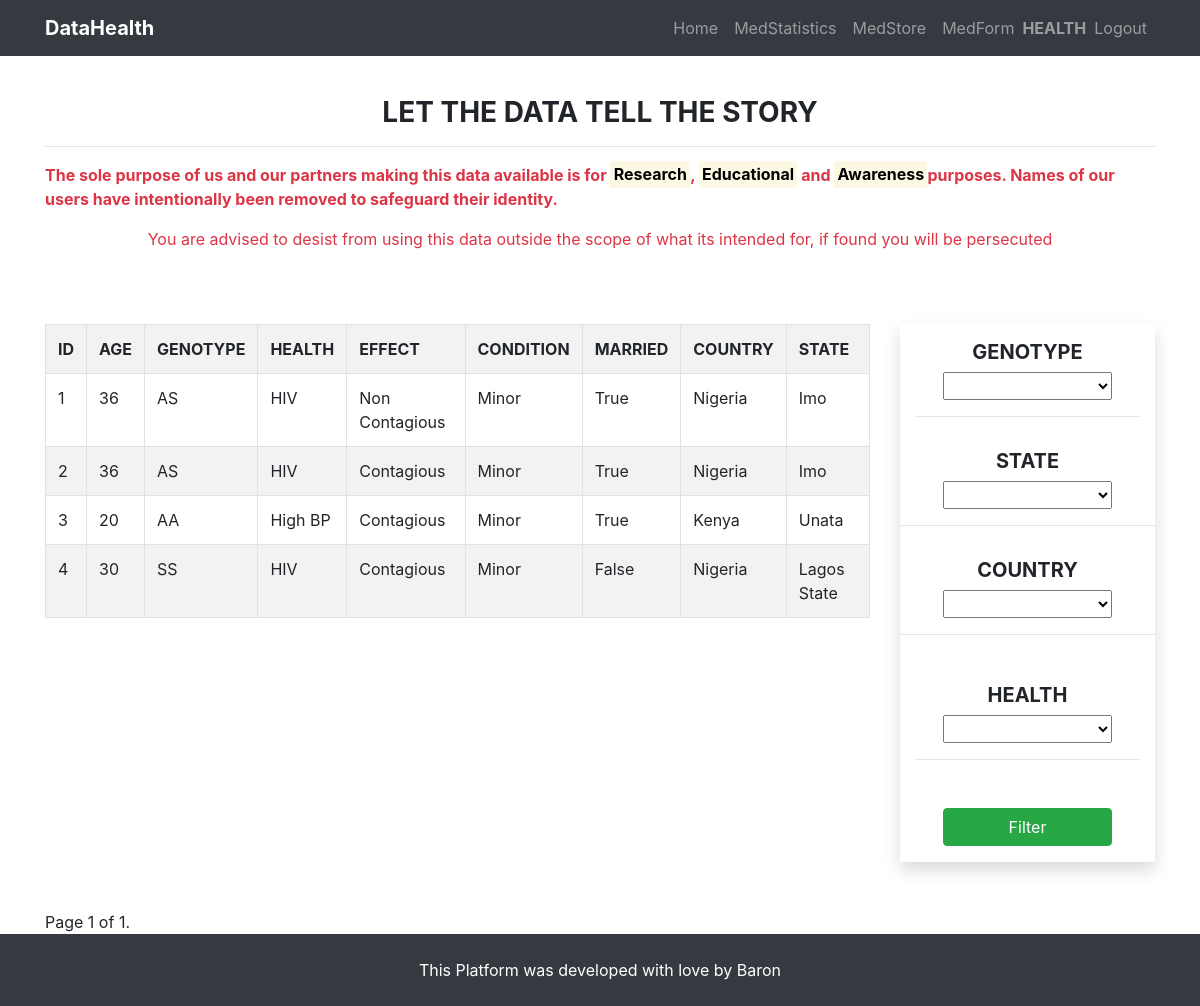
The page /medhistory/userstats/ (signed in) on the database its author committed.
### user/models.py (models this page shows)
class User(AbstractUser):
    is_healthworker = models.BooleanField(default=False, null=False)
    is_patient = models.BooleanField(default=False, null=False)

### usersmedhistory/models.py (models this page shows, shortened)
class UserMedicalRecord(models.Model):
    user_choices = (
        ('AA', 'AA'), ('AS', "AS"), ('SS', 'SS')
    )
    condition_status = (
        ("Contagious", "Contagious"), ("Non Contagious", "Non Contagious")
    )
    condition_stage = (
        ("Minor", "Minor"), ("Chronic", "Chronic")
    )
    user = models.ForeignKey(User, on_delete=models.CASCADE)
    age = models.IntegerField()
    email = models.EmailField(null=True, blank=True)
    phone = models.IntegerField(blank=True, null=True)
    country = models.ForeignKey(Country, on_delete=models.CASCADE)
    state = models.ForeignKey(State, on_delete=models.CASCADE)
    health_challenge = models.ForeignKey(
        HealthChallenge, on_delete=models.CASCADE)
    health_status = models.CharField(
        max_length=50, choices=condition_status, default="Non Contagious")
    health_condition = models.CharField(
        max_length=50, choices=condition_stage, default="Minor")
    married = models.BooleanField(default=False)
    address = models.CharField(max_length=250, blank=True, null=True)
    genotype = models.CharField(max_length=50, choices=user_choices)
    date = models.DateField(auto_now_add=True)
    class Meta:
        ordering = ["user"]

class HealthChallenge(models.Model):
    name = models.CharField(max_length=50)
    def __str__(self):
        return self.name

class Country(models.Model):
    name = models.CharField(max_length=50)
    def __str__(self):
        return self.name

class State(models.Model):
    name = models.CharField(max_length=50)
    country = models.ForeignKey(Country, on_delete=models.CASCADE)
    class Meta:
        ordering = ('name',)
    def __str__(self):
        return self.name

### usersmedhistory/views.py (the view)
# urls.py: path('userstats/', statistics, name='stats'),
def statistics(request):
    queryset = UserMedicalRecord.objects.all()
    genotype = request.GET.get('genotype')
    if genotype != '' and genotype is not None:
        queryset = queryset.filter(genotype__icontains=genotype)
    state = request.GET.get('state')
    if state != '' and state is not None:
        queryset = queryset.filter(state__name__icontains=state)
    health = request.GET.get('health')
    if health != '' and health is not None:
        queryset = queryset.filter(health_challenge__name__icontains=health)
    country = request.GET.get('country')
    if country != '' and country is not None:
        queryset = queryset.filter(country__name__icontains=country)
    paginator = Paginator(queryset, 30)
    page_number = request.GET.get('page', 1)
    try:
        page = paginator.page(page_number)
    except PageNotAnInteger:
        page = paginator.page(1)
    except EmptyPage:
        page = paginator.page(paginator.num_pages)
    context = {"queryset": queryset, 'page': page, 'queryset': page, }
    template = 'medicalrecord/illstatistics.html'
    return render(request, template, context)

### templates/medicalrecord/illstatistics.html (shortened to what this page needs)
{% extends "index.html" %}
{% load crispy_forms_tags %}
{% load staticfiles %}
{% block content %}
<div class="container mx-auto mt-5 pt-5">
    <div class="mb-4">
        <h3 class="text-center font-weight-bold">LET THE DATA TELL THE STORY</h3>
        <hr>
        <p class="text-danger font-weight-bold text-justified">The sole purpose of us and our partners making this data
            available is for <mark>Research</mark>, <mark>Educational</mark> and <mark>Awareness</mark>purposes.
            Names of our users have intentionally been removed to safeguard their identity.
        </p>
        <p class="text-center text-danger">You are advised to desist from using this data outside
            the scope of what its intended for, if found you will be persecuted</p>
    </div>
    <div class="row mb-5">
        <div id="container" class="col-md-6 col-sm-12" data-url="{% url 'usersmedhistory:chart_data' %}"></div>
        <div id="status" class="col-md-6 col-sm-12" data-url="{% url 'usersmedhistory:condition_data' %}"></div>
    </div>
    <div class="row">
        <div class="col-md-9 col-sm-12 table-responsive">
            <table style="width:100%" class="table table-striped table-bordered ">
                <tr class="text-uppercase">
                    <th>ID</th>
                    <th>AGE</th>
                    <th>GENOTYPE</th>
                    <th>HEALTH </th>
                    <th>EFFECT</th>
                    <th>CONDITION</th>
                    <th>MARRIED</th>
                    <th>COUNTRY</th>
                    <th>STATE</th>
                </tr>
                {% for record in queryset %}
                <tr>
                    <td>{{ record.id }}</td>
                    <td>{{ record.age }}</td>
                    <td>{{ record.genotype }}</td>
                    <td>{{ record.health_challenge }}</td>
                    <td>{{ record.health_status }}</td>
                    <td>{{ record.health_condition }}</td>
                    <td>{{ record.married }}</td>
                    <td>{{ record.country }}</td>
                    <td>{{ record.state }}</td>
                </tr>
                {% endfor %}
            </table>
        </div>
        <div class="col-md-3 col-sm-12">
            <form method="GET" class="mb-5 shadow font-weight-bold h5 text-uppercase">
                <div class="row">
                    <div class="form-group my-3 col-md-12">
                        <div class="col-12 text-center">
                            <label for="genotype">Genotype</label></div>
                        <div class="col-12 text-center">
                            <select id="genotype" name="genotype" class="w-75 mx-auto">
                                <option name=""></option>
                                <option name="AA">AA</option>
                            </select>
                            <hr>
                        </div>
                    </div>
                    <div class="form-group col-md-12">
                        <div class="col-12 text-center">
                            <label for="state">State</label>
                        </div>
                        <div class="col-12 text-center">
                            <select id="state" name="state" class="w-75 mx-auto">
                                <option name=""></option>
                                <option name="Imo">Imo</option>
                            </select>
                        </div>
                        <hr>
                    </div>
                    <div class="form-group col-md-12">
                        <div class="col-12 text-center">
                            <label for="country">Country</label>
                        </div>
                        <div class="col-12 text-center">
                            <select id="country" name="country" class="w-75 mx-auto">
                                <option name=""></option>
                                <option name="Nigeri">Nigeria</option>
                            </select>
                        </div>
                        <hr>
                    </div>
                    <div class="form-group my-3 col-md-12">
                        <div class="col-12 text-center">
                            <label for="health">Health</label></div>
                        <div class="col-12 text-center">
                            <select id="health" name="health" class="w-75 mx-auto">
                                <option name=""></option>
                                <option name="Cancer">Cancer</option>
                            </select>
                            <hr>
                        </div>
                    </div>
                    <div class="form-group my-3 col-12">
                        <div class="col-12 text-center">
                            <button class="btn btn-success w-75 btn-center" type="submit">Filter</button>
                        </div>
                    </div>
                </div>
            </form>
        </div>
    </div>
    {% include "includes/pagination.html" %}
</div>
{% endblock content %}

### templates/index.html (shortened to what this page needs)
<!DOCTYPE html>
<html lang="en">
<head>
    {% load staticfiles %}
    {% load crispy_forms_tags %}
    <link rel="stylesheet" href="https://maxcdn.bootstrapcdn.com/bootstrap/4.1.3/css/bootstrap.min.css">
    <link href="{% static 'css/bootstrap.min.css' %}" rel="stylesheet">
    <link href="{% static 'css/custom.css' %}" rel="stylesheet">
</head>
<body>
    {% block navbar %}
    <nav class="navbar navbar-expand-lg navbar-dark bg-dark fixed-top">
        <div class="container">
            <a class="navbar-brand" href="/"><strong class="primary-color">DataHealth</strong> </a>
            <div class="collapse navbar-collapse" id="navbarResponsive">
                <ul class="navbar-nav ml-auto text-light">
                    <li class="nav-item">
                        <a class="nav-link" href="/">Home
                        </a>
                    </li>
                    <li class="nav-item">
                        <a class="nav-link" href="{% url 'usersmedhistory:stats' %}">MedStatistics</a>
                    </li>
                    <li class="nav-item">
                        <a class="nav-link" href="{% url 'usersmedhistory:medlist' %}">MedStore</a>
                    </li>
                    <li class="nav-item">
                        <a class="nav-link" href="{% url 'usersmedhistory:medform' %}">MedForm</a>
                    </li>
                    {% if request.user.is_authenticated %}
                    <span class="navbar-text text-uppercase">
                        <b> {{ user.get_username }}</b>
                    </span>
                    <li class="nav-item">
                        <a class="nav-link" href="{% url 'logout'%}?next={{request.path}}">Logout</a>
                    </li>
                    {% else %}
                    <ul class="navbar-nav ">
                        <li class="nav-item ">
                            <a class="nav-link" href="{% url 'login'%}?next={{request.path}}">Login</a>
                        </li>
                    </ul>
                    {% endif %}
                </ul>
            </div>
        </div>
    </nav>
    {% endblock %}
    {% block content %}{% endblock %}
    {% block footer %}
    <footer class="bg-dark text-center py-4 text-white">
        This Platform was developed with love by Baron
    </footer>
    {% endblock %}
</body>
</html>

### rows shown on the page
User: get_username "HEALTH"
UserMedicalRecord: id "1", age "36", genotype "AS", health_challenge "HIV", health_status "Non Contagious", health_condition "Minor", married "True", country "Nigeria", state "Imo"
UserMedicalRecord: id "2", age "36", genotype "AS", health_challenge "HIV", health_status "Contagious", health_condition "Minor", married "True", country "Nigeria", state "Imo"
UserMedicalRecord: id "3", age "20", genotype "AA", health_challenge "High BP", health_status "Contagious", health_condition "Minor", married "True", country "Kenya", state "Unata"
UserMedicalRecord: id "4", age "30", genotype "SS", health_challenge "HIV", health_status "Contagious", health_condition "Minor", married "False", country "Nigeria", state "Lagos State"

### other values the page prints
{{ page.number }} "1"
{{ page.paginator.num_pages }} "1"
